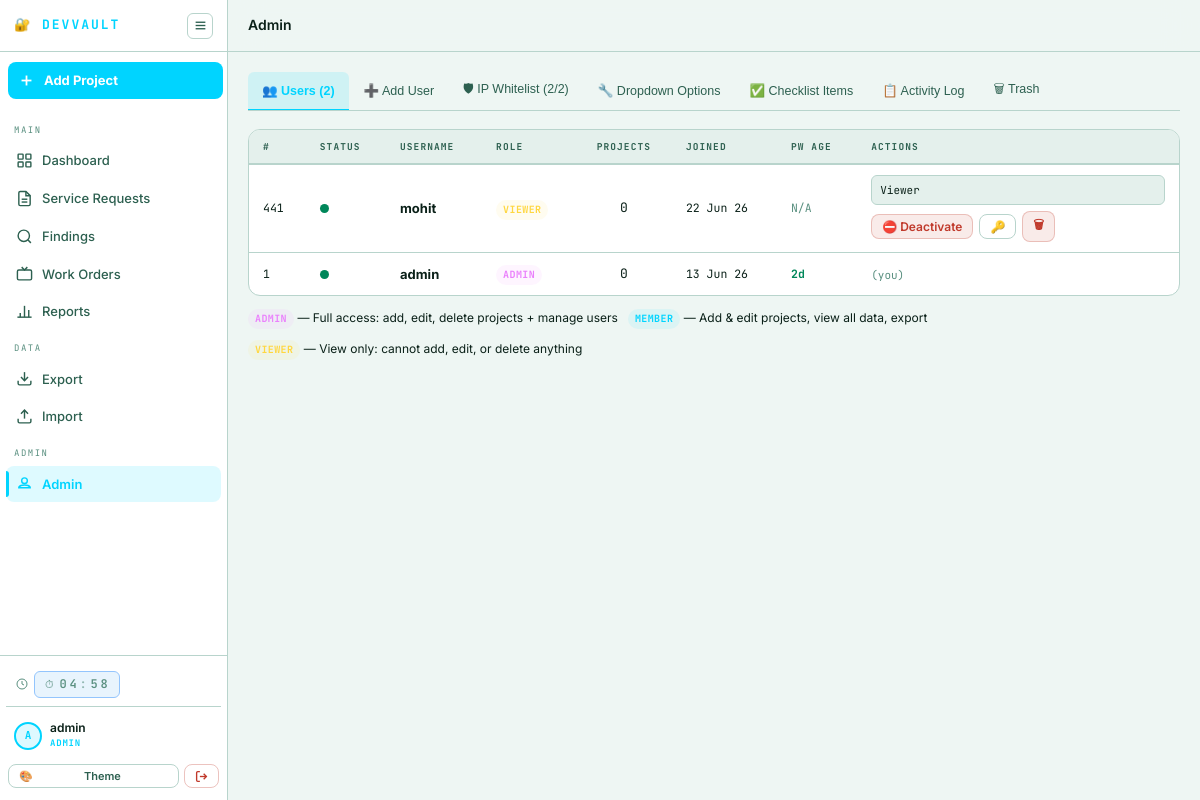
/admin.php (signed in), run on the app's committed database.
### tables this page shows
CREATE TABLE users (
            id INTEGER PRIMARY KEY AUTOINCREMENT,
            username TEXT UNIQUE NOT NULL,
            password_hash TEXT NOT NULL,
            role TEXT DEFAULT 'member',
            is_active INTEGER DEFAULT 1,
            theme TEXT DEFAULT 'dark',
            accent_color TEXT DEFAULT '#00d4ff',
            bg_color TEXT DEFAULT '',
            font_size INTEGER DEFAULT 14,
            font_family TEXT DEFAULT 'Rajdhani',
            created_at DATETIME DEFAULT CURRENT_TIMESTAMP
        , password_changed INTEGER DEFAULT 0, password_changed_at DATETIME DEFAULT NULL, colorblind_mode TEXT DEFAULT 'none');

### auth.php (called while the page is built, shortened)
<?php
require_once __DIR__ . '/config.php';
function is_logged_in(): bool {
    return isset($_SESSION['user_id'], $_SESSION['username']);
}
function is_admin(): bool {
    return is_logged_in() && ($_SESSION['role'] ?? '') === 'admin';
}
function is_viewer(): bool {
    return is_logged_in() && ($_SESSION['role'] ?? '') === 'viewer';
}
function user_pref(string $key, string $default = ''): string {
    return $_SESSION['prefs'][$key] ?? $default;
}

### config.php (called while the page is built, shortened)
<?php
function can_edit(): bool {
    return in_array($_SESSION['role'] ?? '', ['admin', 'member']);
}

### admin.php (the view, shortened to what this page needs)
<?php
require_once __DIR__ . '/auth.php';
$db = get_db();
$db->exec("CREATE TABLE IF NOT EXISTS ip_whitelist (
    id INTEGER PRIMARY KEY AUTOINCREMENT,
    ip_address TEXT NOT NULL UNIQUE,
    label TEXT,
    added_by INTEGER,
    added_at DATETIME DEFAULT CURRENT_TIMESTAMP,
    is_active INTEGER DEFAULT 1
)");
$users          = $db->query("SELECT *,(SELECT COUNT(*) FROM projects WHERE created_by=users.id) as pc FROM users ORDER BY role DESC,username")->fetchAll();
$deleted_projects = [];
try {
    $deleted_projects = $db->query(
        "SELECT p.*, u.username as deleted_by_name
         FROM projects p
         LEFT JOIN users u ON p.deleted_by = u.id
         WHERE p.deleted_at IS NOT NULL
         ORDER BY p.deleted_at DESC"
    )->fetchAll();
} catch (Exception $e) {}
$ipList         = $db->query("SELECT w.*, u.username as added_by_name FROM ip_whitelist w LEFT JOIN users u ON w.added_by=u.id ORDER BY w.added_at DESC")->fetchAll();
$roleColors = ['admin' => '#ea80fc', 'member' => '#00d4ff', 'viewer' => '#ffd740'];
$roleLabel  = ['admin' => 'Admin', 'member' => 'Member', 'viewer' => 'Viewer'];
$ip_total       = count($ipList);
$ip_active      = count(array_filter($ipList, fn($r) => $r['is_active']));
$active_tab     = $_GET['tab'] ?? 'users';
?>
<?php
$page_title = 'Admin';
$nav_active = 'admin';
require_once __DIR__ . '/includes/sidebar.php';
?>
<div class="dv-content">
<div class="dv-tabs">
  <button class="dv-tab <?= $active_tab === 'users' ? 'active' : '' ?>" data-tab="users">👥 Users (<?= count($users) ?>)</button>
  <button class="dv-tab <?= $active_tab === 'add'       ? 'active' : '' ?>" data-tab="add">➕ Add User</button>
  <button class="dv-tab <?= $active_tab === 'ip'        ? 'active' : '' ?>" data-tab="ip">🛡 IP Whitelist <?= $ip_total > 0 ? "($ip_active/$ip_total)" : '' ?></button>
  <button class="dv-tab <?= $active_tab === 'options'   ? 'active' : '' ?>" data-tab="options">🔧 Dropdown Options</button>
  <button class="dv-tab <?= $active_tab === 'checklist' ? 'active' : '' ?>" data-tab="checklist">✅ Checklist Items</button>
  <button class="dv-tab <?= $active_tab === 'logs'      ? 'active' : '' ?>" data-tab="logs">📋 Activity Log</button>
  <button class="dv-tab <?= $active_tab === 'trash' ? 'active' : '' ?>" data-tab="trash">🗑 Trash <?= count($deleted_projects)>0?'('.count($deleted_projects).')':'' ?></button>
</div>
<div class="tab-pane <?= $active_tab === 'users' ? 'active' : '' ?>" id="tab-users">
  <div class="card" style="padding:0;overflow:hidden">
    <table class="admin-table">
      <thead><tr>
        <th>#</th><th>Status</th><th>Username</th><th>Role</th>
        <th style="text-align:center">Projects</th><th>Joined</th><th>PW Age</th><th>Actions</th>
      </tr></thead>
      <tbody>
      <?php foreach ($users as $u):
        $isActive = (int)($u['is_active'] ?? 1);
        $rclr = $roleColors[$u['role']] ?? '#8b949e';
      ?>
      <tr style="<?= !$isActive ? 'opacity:.5' : '' ?>">
        <td class="td-mono"><?= $u['id'] ?></td>
        <td>
          <span style="display:inline-block;width:9px;height:9px;border-radius:50%;background:<?= $isActive ? 'var(--ok)' : 'var(--err)' ?>" title="<?= $isActive ? 'Active' : 'Inactive' ?>"></span>
        </td>
        <td style="font-weight:700;font-size:13px"><?= htmlspecialchars($u['username']) ?></td>
        <td>
          <span class="badge" style="color:<?= $rclr ?>;border-color:<?= $rclr ?>40;background:<?= $rclr ?>14">
            <?= $roleLabel[$u['role']] ?? $u['role'] ?>
          </span>
        </td>
        <td style="text-align:center;font-family:'JetBrains Mono',monospace"><?= $u['pc'] ?></td>
        <td class="td-mono"><?= date('d M y', strtotime($u['created_at'])) ?></td>
        <td class="td-mono">
          <?php
            $pw_date = $u['password_changed_at'] ?? null;
            if ($pw_date) {
              $age_days = (int)round((time() - strtotime($pw_date)) / 86400);
              $age_col  = $age_days >= PASSWORD_EXPIRY_DAYS ? 'var(--err)' : ($age_days >= 80 ? 'var(--warn)' : 'var(--ok)');
              echo "<span style='color:{$age_col};font-weight:700'>{$age_days}d</span>";
            } else { echo '<span style="color:var(--tx3)">N/A</span>'; }
          ?>
        </td>
        <td>
          <?php if ($u['id'] !== $_SESSION['user_id']): ?>
          <div style="display:flex;gap:6px;align-items:center;flex-wrap:wrap">
            <select data-uid="<?= $u['id'] ?>" data-action="change-role"
              style="background:var(--sur2);border:1px solid var(--bdr);border-radius:6px;padding:4px 8px;color:var(--tx);font-size:11px;font-family:'JetBrains Mono',monospace;outline:none;cursor:pointer;height:30px">
              <option value="viewer" <?= $u['role'] === 'viewer' ? 'selected' : '' ?>>Viewer</option>
            </select>
            <form method="POST" style="display:inline">
              <button type="submit" class="btn <?= $isActive ? 'btn-danger' : 'btn-success' ?> btn-sm">
                <?= $isActive ? '⛔ Deactivate' : '✅ Activate' ?>
              </button>
            </form>
            <button class="btn btn-ghost btn-sm" data-action="reset-pw" data-uid="<?= $u['id'] ?>" data-uname="<?= htmlspecialchars($u['username']) ?>">🔑</button>
            <form method="POST" style="display:inline">
              <button type="submit" class="btn btn-danger btn-sm" data-confirm="Delete user <?= htmlspecialchars($u['username']) ?>?">🗑</button>
            </form>
          </div>
          <?php else: ?>
          <span style="font-size:11px;color:var(--tx3);font-family:'JetBrains Mono',monospace">(you)</span>
          <?php endif; ?>
        </td>
      </tr>
      <?php endforeach; ?>
      </tbody>
    </table>
  </div>
  <div style="display:flex;gap:10px;flex-wrap:wrap;margin-top:12px;font-size:12px">
    <span><span class="badge" style="color:<?= $roleColors['admin'] ?>;border-color:<?= $roleColors['admin'] ?>40;background:<?= $roleColors['admin'] ?>14">Admin</span> — Full access: add, edit, delete projects + manage users</span>
    <span><span class="badge" style="color:<?= $roleColors['member'] ?>;border-color:<?= $roleColors['member'] ?>40;background:<?= $roleColors['member'] ?>14">Member</span> — Add & edit projects, view all data, export</span>
    <span><span class="badge" style="color:<?= $roleColors['viewer'] ?>;border-color:<?= $roleColors['viewer'] ?>40;background:<?= $roleColors['viewer'] ?>14">Viewer</span> — View only: cannot add, edit, or delete anything</span>
  </div>
</div>
</div>
</div>
<?php require_once __DIR__ . '/includes/sidebar_footer.php'; ?>

### includes/sidebar.php (shortened to what this page needs)
<?php
$nav_active = $nav_active ?? '';
$page_title = $page_title ?? 'DevVault Pro';
$_u     = $_SESSION['username'] ?? '';
$_role  = $_SESSION['role']     ?? '';
$_init  = strtoupper(substr($_u,0,1)) ?: '?';
$_theme = user_pref('theme','teal-dark');
$_fs    = max(11,min(18,(int)user_pref('font_size','14')));
$_cb    = user_pref('colorblind','none');
?>
<!DOCTYPE html>
<html lang="en" data-theme="<?=htmlspecialchars($_theme)?>"<?=$_cb!=='none'?' data-colorblind="'.htmlspecialchars($_cb).'"':''?> style="font-size:<?=$_fs?>px">
<head>
<link rel="stylesheet" href="assets/theme.css">
</head>
<body>
<div class="dv-layout" id="dv-layout">
<aside class="dv-sidebar" id="dv-sidebar">
  <div class="dv-sb-header">
    <span class="dv-sb-logo">🔐 DEVVAULT</span>
    <button class="dv-sb-toggle" id="sb-toggle" title="Toggle sidebar">
      <svg width="13" height="13" viewBox="0 0 24 24" fill="none" stroke="currentColor" stroke-width="2.5"><line x1="3" y1="12" x2="21" y2="12"/><line x1="3" y1="6" x2="21" y2="6"/><line x1="3" y1="18" x2="21" y2="18"/></svg>
    </button>
  </div>
  <nav class="dv-sb-nav">
    <?php if(!is_viewer() && can_edit()): ?>
    <a href="project_form.php" class="dv-sb-link btn-primary" style="margin:0 2px 4px;border-radius:8px;justify-content:center;padding:8px 10px">
      <svg class="sb-icon" viewBox="0 0 24 24" fill="none" stroke="currentColor" stroke-width="2.5"><line x1="12" y1="5" x2="12" y2="19"/><line x1="5" y1="12" x2="19" y2="12"/></svg>
      <span class="sb-label" style="font-weight:700">Add Project</span>
    </a>
    <?php endif; ?>
    <div class="dv-sb-group">Main</div>
    <a href="index.php" class="dv-sb-link <?=$nav_active==='dashboard'?'active':''?>">
      <svg class="sb-icon" viewBox="0 0 24 24" fill="none" stroke="currentColor" stroke-width="2"><rect x="3" y="3" width="7" height="7" rx="1"/><rect x="14" y="3" width="7" height="7" rx="1"/><rect x="3" y="14" width="7" height="7" rx="1"/><rect x="14" y="14" width="7" height="7" rx="1"/></svg>
      <span class="sb-label">Dashboard</span>
    </a>
    <a href="sr.php" class="dv-sb-link <?=$nav_active==='sr'?'active':''?>">
      <svg class="sb-icon" viewBox="0 0 24 24" fill="none" stroke="currentColor" stroke-width="2"><path d="M14 2H6a2 2 0 0 0-2 2v16a2 2 0 0 0 2 2h12a2 2 0 0 0 2-2V8z"/><polyline points="14 2 14 8 20 8"/><line x1="16" y1="13" x2="8" y2="13"/><line x1="16" y1="17" x2="8" y2="17"/></svg>
      <span class="sb-label">Service Requests</span>
    </a>
    <a href="findings.php" class="dv-sb-link <?=$nav_active==='findings'?'active':''?>">
      <svg class="sb-icon" viewBox="0 0 24 24" fill="none" stroke="currentColor" stroke-width="2"><circle cx="11" cy="11" r="8"/><path d="m21 21-4.35-4.35"/></svg>
      <span class="sb-label">Findings</span>
    </a>
    <a href="workorders.php" class="dv-sb-link <?=$nav_active==='workorders'?'active':''?>">
      <svg class="sb-icon" viewBox="0 0 24 24" fill="none" stroke="currentColor" stroke-width="2"><rect x="2" y="7" width="20" height="14" rx="2"/><path d="M16 3l-4 4-4-4"/></svg>
      <span class="sb-label">Work Orders</span>
    </a>
    <a href="reports.php" class="dv-sb-link <?=$nav_active==='reports'?'active':''?>">
      <svg class="sb-icon" viewBox="0 0 24 24" fill="none" stroke="currentColor" stroke-width="2"><line x1="18" y1="20" x2="18" y2="10"/><line x1="12" y1="20" x2="12" y2="4"/><line x1="6" y1="20" x2="6" y2="14"/><path d="M2 20h20"/></svg>
      <span class="sb-label">Reports</span>
    </a>
    <?php if(!is_viewer()):?>
    <div class="dv-sb-group">Data</div>
    <a href="export.php" class="dv-sb-link <?=$nav_active==='export'?'active':''?>">
      <svg class="sb-icon" viewBox="0 0 24 24" fill="none" stroke="currentColor" stroke-width="2"><path d="M21 15v4a2 2 0 0 1-2 2H5a2 2 0 0 1-2-2v-4"/><polyline points="7 10 12 15 17 10"/><line x1="12" y1="15" x2="12" y2="3"/></svg>
      <span class="sb-label">Export</span>
    </a>
    <a href="import.php" class="dv-sb-link <?=$nav_active==='import'?'active':''?>">
      <svg class="sb-icon" viewBox="0 0 24 24" fill="none" stroke="currentColor" stroke-width="2"><path d="M21 15v4a2 2 0 0 1-2 2H5a2 2 0 0 1-2-2v-4"/><polyline points="17 8 12 3 7 8"/><line x1="12" y1="3" x2="12" y2="15"/></svg>
      <span class="sb-label">Import</span>
    </a>
    <?php endif;?>
    <?php if(is_admin()):?>
    <div class="dv-sb-group">Admin</div>
    <a href="admin.php" class="dv-sb-link <?=$nav_active==='admin'?'active':''?>">
      <svg class="sb-icon" viewBox="0 0 24 24" fill="none" stroke="currentColor" stroke-width="2"><circle cx="12" cy="8" r="4"/><path d="M12 14c-6 0-8 3-8 3v1h16v-1s-2-3-8-3z"/></svg>
      <span class="sb-label">Admin</span>
    </a>
    <?php endif;?>
  </nav>
  <div class="dv-sb-footer">
    <div class="dv-sb-timer">
      <svg width="12" height="12" viewBox="0 0 24 24" fill="none" stroke="currentColor" stroke-width="2" style="color:var(--tx3);flex-shrink:0"><circle cx="12" cy="12" r="10"/><polyline points="12 6 12 12 16 14"/></svg>
      <span id="session-timer-display" style="font-family:'JetBrains Mono',monospace;font-size:11px;color:var(--tx3)" class="sb-label">05:00</span>
    </div>
    <div class="dv-sb-user">
      <div class="dv-sb-avatar"><?=$_init?></div>
      <div class="dv-sb-uinfo">
        <div class="dv-sb-uname"><?=htmlspecialchars($_u)?></div>
        <div class="dv-sb-urole"><?=htmlspecialchars($_role)?></div>
      </div>
    </div>
    <div class="dv-sb-actions">
      <button id="sb-theme-btn" class="btn btn-ghost btn-sm" style="flex:1;font-size:11px;gap:4px" title="Appearance">
        <span>🎨</span><span class="sb-label">Theme</span>
      </button>
      <a href="logout.php" class="btn btn-ghost btn-sm" style="color:var(--err);border-color:color-mix(in srgb,var(--err) 30%,transparent)" title="Logout">
        <svg width="13" height="13" viewBox="0 0 24 24" fill="none" stroke="currentColor" stroke-width="2.5"><path d="M9 21H5a2 2 0 0 1-2-2V5a2 2 0 0 1 2-2h4"/><polyline points="16 17 21 12 16 7"/><line x1="21" y1="12" x2="9" y2="12"/></svg>
      </a>
    </div>
  </div>
</aside>
<div class="dv-main" id="dv-main">
  <div class="dv-topbar">
    <span class="dv-topbar-title"><?=htmlspecialchars($page_title)?></span>
  </div>

### includes/sidebar_footer.php (shortened to what this page needs)
</div>
</body></html>

### admin.php (style rules this page uses)
.tab-pane { display:none }
.tab-pane.active { display:block }
.admin-table { width:100%;border-collapse:collapse;font-size:13px }
.admin-table th { font-family:'JetBrains Mono',monospace;font-size:9.5px;text-transform:uppercase;letter-spacing:1.1px;color:var(--tx2);padding:9px 14px;border-bottom:2px solid var(--bdr);background:var(--sur2);text-align:left;white-space:nowrap }
.admin-table td { padding:10px 14px;border-bottom:1px solid var(--bdr);vertical-align:middle;color:var(--tx) }
.admin-table tr:last-child td { border-bottom:none }

### data on the page
users: id "441", is_active 1 (drawn), username "mohit", role "VIEWER", pc "0", created_at "22 Jun 26", shows "N/A", role+id "Viewer"
users: id "1", is_active 1 (drawn), username "admin", role "ADMIN", pc "0", created_at "13 Jun 26", password_changed_at "2", shows "(you)"

### other printed values
$_init "A"
$_u "admin"
$_role "ADMIN"
$page_title "Admin"
count($users) "2"
$ip_active "2"
$ip_total "2"
